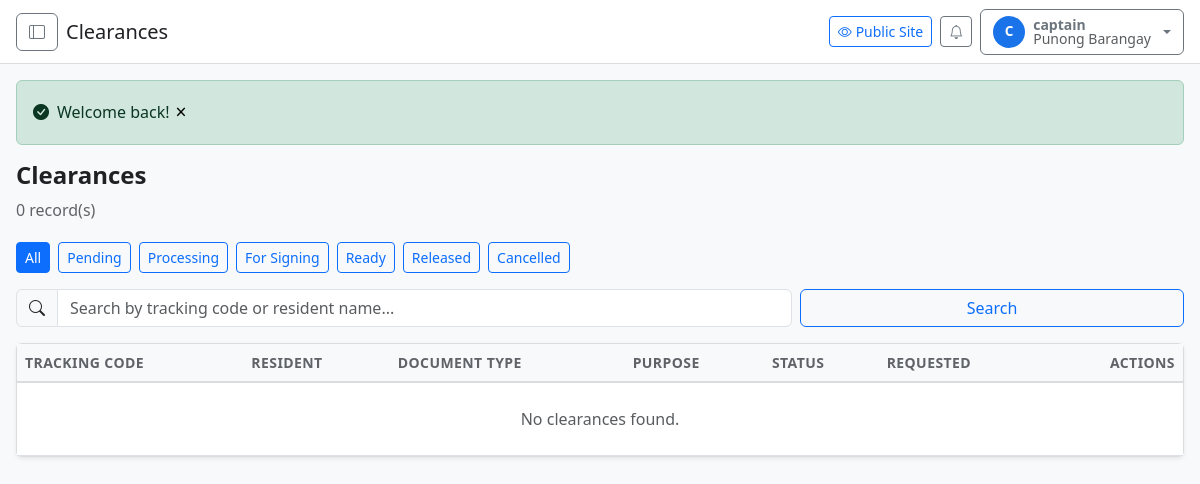
The app's page /admin/clearances (signed in) with its own data.
### tables this page shows
CREATE TABLE `users` (
  `id` INT UNSIGNED NOT NULL AUTO_INCREMENT,
  `username` VARCHAR(50) NOT NULL,
  `email` VARCHAR(150) NOT NULL,
  `password_hash` VARCHAR(255) NOT NULL,
  `first_name` VARCHAR(100) NULL DEFAULT NULL,
  `last_name` VARCHAR(100) NULL DEFAULT NULL,
  `role` ENUM('captain','kagawad','secretary','treasurer','bhw','tanod','census','sk_chair','resident') NOT NULL DEFAULT 'resident',
  `status` ENUM('active','inactive','suspended') NOT NULL DEFAULT 'active',
  `email_verified_at` TIMESTAMP NULL DEFAULT NULL,
  `last_login_at` TIMESTAMP NULL DEFAULT NULL,
  `remember_token` VARCHAR(100) NULL DEFAULT NULL,
  `created_at` TIMESTAMP NOT NULL DEFAULT CURRENT_TIMESTAMP,
  `updated_at` TIMESTAMP NOT NULL DEFAULT CURRENT_TIMESTAMP ON UPDATE CURRENT_TIMESTAMP,
  `deleted_at` TIMESTAMP NULL DEFAULT NULL,
  PRIMARY KEY (`id`),
  UNIQUE KEY `uk_users_username` (`username`),
  UNIQUE KEY `uk_users_email` (`email`),
  INDEX `idx_users_role` (`role`),
  INDEX `idx_users_status` (`status`)
);

### controllers/admin/ClearanceController.php (called while the page is built, shortened)
<?php
class ClearanceController extends \Controller {
    public function index() {
        $search = trim($_GET['q'] ?? '');
        $status = trim($_GET['status'] ?? '');
        $where = "WHERE dr.deleted_at IS NULL AND dt.category = 'clearance'";
        $params = [];
        $perPage = 20;
        $page = max(1, (int)($_GET['page'] ?? 1));
        $offset = ($page - 1) * $perPage;
        $countStmt = $this->db->prepare("
            SELECT COUNT(*) AS total
            FROM document_requests dr
            JOIN document_types dt ON dt.id = dr.document_type_id
            JOIN residents r ON r.id = dr.resident_id
            {$where}
        ");
        $countStmt->execute($params);
        $total = (int)$countStmt->fetch()['total'];
        $stmt = $this->db->prepare("
            SELECT dr.*, dt.name AS document_type_name, dt.fee,
                   CONCAT(r.first_name, ' ', IFNULL(CONCAT(r.middle_name, ' '), ''), r.last_name, IF(r.suffix IS NOT NULL AND r.suffix != '', CONCAT(' ', r.suffix), '')) AS resident_name,
                   r.phone AS resident_phone, r.email AS resident_email
            FROM document_requests dr
            JOIN document_types dt ON dt.id = dr.document_type_id
            JOIN residents r ON r.id = dr.resident_id
            {$where}
            ORDER BY dr.requested_at DESC
            LIMIT {$perPage} OFFSET {$offset}
        ");
        $stmt->execute($params);
        $clearances = $stmt->fetchAll();
        $totalPages = (int)ceil($total / $perPage);
        $this->viewAdmin('clearances/index', [
            'title' => 'Clearances',
            'clearances' => $clearances,
            'total' => $total,
            'page' => $page,
            'totalPages' => $totalPages,
            'search' => $search,
            'status' => $status,
        ]);
    }
}

### core/Router.php (called while the page is built, shortened)
<?php
class Router {
    private $routes = [];
    private $groupPrefix = '';
    private $groupMiddleware = [];
    public function group($prefix, $middleware, callable $callback) {
        $previousPrefix = $this->groupPrefix;
        $previousMiddleware = $this->groupMiddleware;
        $this->groupPrefix = $previousPrefix . $prefix;
        $this->groupMiddleware = array_merge($previousMiddleware, (array)$middleware);
        $this->groupPrefix = $previousPrefix;
        $this->groupMiddleware = $previousMiddleware;
    }
    private function addRoute($method, $path, $handler, $middleware) {
        $fullPath = $this->groupPrefix . '/' . ltrim($path, '/');
        $fullPath = '/' . trim($fullPath, '/');
        $this->routes[] = [
            'method' => $method,
            'path' => $fullPath,
            'handler' => $handler,
            'middleware' => array_merge($this->groupMiddleware, (array)$middleware),
        ];
    }
    public function dispatch($method, $url) {
        $path = parse_url($url, PHP_URL_PATH) ?: '/';
        $scriptName = $_SERVER['SCRIPT_NAME'] ?? '/index.php';
        $basePath = str_replace(basename($scriptName), '', $scriptName);
        $basePath = rtrim($basePath, '/');
        if ($basePath && str_starts_with($path, $basePath)) {
            $path = substr($path, strlen($basePath));
        }
        $path = '/' . trim($path, '/');
        foreach ($this->routes as $route) {
            if ($route['method'] !== $method) continue;
            $pattern = $this->buildPattern($route['path']);
            if (preg_match($pattern, $path, $matches)) {
                $params = array_filter($matches, 'is_string', ARRAY_FILTER_USE_KEY);
                return $this->callHandler($route['handler'], $params);
            }
        }
    }
    private function buildPattern($path) {
        $pattern = preg_replace('/\{(\w+)\}/', '(?P<$1>[^/]+)', $path);
        return '#^' . $pattern . '/?$#';
    }
    private function callHandler($handler, $params) {
        if (is_string($handler) && str_contains($handler, '@')) {
            [$controllerClass, $method] = explode('@', $handler);
            $controller = new $controllerClass();
            return call_user_func_array([$controller, $method], $params);
        }
        return call_user_func_array($handler, $params);
    }
}

### core/App.php (called while the page is built, shortened)
<?php
class App {
    private $router;
    public function __construct() {
        $this->router = new Router();
    }
    public function run() {
        $method = $_SERVER['REQUEST_METHOD'];
        $url = $_SERVER['REQUEST_URI'];
        $this->router->dispatch($method, $url);
    }
}

### index.php (called while the page is built, shortened)
<?php
require_once CORE_PATH . '/helpers.php';
require_once CORE_PATH . '/Session.php';
require_once CORE_PATH . '/Router.php';
require_once CORE_PATH . '/Database.php';
require_once CORE_PATH . '/Controller.php';
require_once CORE_PATH . '/Auth.php';
spl_autoload_register(function ($class) {
    $prefixes = [
        'Controllers\\' => CONTROLLERS_PATH,
        'Models\\' => MODELS_PATH,
        'Middleware\\' => ROOT_PATH . '/middleware',
    ];
    foreach ($prefixes as $prefix => $baseDir) {
        if (str_starts_with($class, $prefix)) {
            $relative = str_replace($prefix, '', $class);
            $file = $baseDir . '/' . str_replace('\\', '/', $relative) . '.php';
            return;
        }
    }
});
require_once CORE_PATH . '/App.php';
$app = new App();
$app->run();

### core/helpers.php (called while the page is built, shortened)
<?php
function e($value) {
    return htmlspecialchars($value ?? '', ENT_QUOTES, 'UTF-8');
}
function url($path = '') {
    $base = rtrim(dirname($_SERVER['SCRIPT_NAME']), '/');
    return $base . '/' . ltrim($path, '/');
}
function admin_url($path = '') {
    return url('admin/' . ltrim($path, '/'));
}
function asset($path) {
    return url('public/' . ltrim($path, '/'));
}
function flash($key, $message = null) {
    if ($message !== null) {
        $_SESSION['flash'][$key] = $message;
    } else {
        $msg = $_SESSION['flash'][$key] ?? null;
        return $msg;
    }
}

### core/Auth.php (called while the page is built, shortened)
<?php
class Auth {
    public static function user() {
        $db = Database::getInstance()->getConnection();
        $stmt = $db->prepare("SELECT * FROM users WHERE id = ? AND deleted_at IS NULL");
        $stmt->execute([Session::get('user_id')]);
        return $stmt->fetch();
    }
}

### core/Session.php (called while the page is built, shortened)
<?php
class Session {
    public static function get($key, $default = null) {
        return $_SESSION[$key] ?? $default;
    }
}

### core/Database.php (called while the page is built)
<?php
class Database {
    private static $instance = null;
    private $connection;
    private function __construct() {
        $config = require CONFIG_PATH . '/database.php';
        $dsn = "mysql:host={$config['host']};port={$config['port']};dbname={$config['database']};charset={$config['charset']}";
        $this->connection = new PDO($dsn, $config['username'], $config['password'], $config['options']);
    }
    public static function getInstance() {
        if (self::$instance === null) {
            self::$instance = new self();
        }
        return self::$instance;
    }
    public function getConnection() {
        return $this->connection;
    }
}

### config/database.php (called while the page is built)
<?php
return [
    'host' => 'localhost',
    'port' => '3306',
    'database' => 'bims',
    'username' => 'root',
    'password' => '',
    'charset' => 'utf8mb4',
    'collation' => 'utf8mb4_unicode_ci',
    'options' => [
        PDO::ATTR_ERRMODE => PDO::ERRMODE_EXCEPTION,
        PDO::ATTR_DEFAULT_FETCH_MODE => PDO::FETCH_ASSOC,
        PDO::ATTR_EMULATE_PREPARES => false,
    ],
];

### models/User.php (called while the page is built, shortened)
<?php
class User extends \Model {
    public function getRoleName($role) {
        $roles = [
            'captain' => 'Punong Barangay',
            'kagawad' => 'Barangay Kagawad',
            'secretary' => 'Barangay Secretary',
            'treasurer' => 'Barangay Treasurer',
            'bhw' => 'Barangay Health Worker',
            'tanod' => 'Barangay Tanod',
            'census' => 'Census Officer',
            'sk_chair' => 'SK Chairman',
            'resident' => 'Resident',
        ];
        return $roles[$role] ?? $role;
    }
}

### views/admin/layouts/main.php (the view, shortened to what this page needs)
<?php
$adminUser = \Auth::user();
$userModel = new \Models\User();
?>
<!DOCTYPE html>
<html lang="en" data-theme="light" data-font-scale="100">
<head>
    <link href="https://cdn.jsdelivr.net/npm/bootstrap@5.3.3/dist/css/bootstrap.min.css" rel="stylesheet">
    <link href="https://cdn.jsdelivr.net/npm/bootstrap-icons@1.11.3/font/bootstrap-icons.min.css" rel="stylesheet">
    <link rel="stylesheet" href="<?= asset('css/main.css') ?>">
    <link rel="stylesheet" href="<?= asset('css/admin.css') ?>">
    <link rel="stylesheet" href="<?= asset('css/accessibility.css') ?>" id="accessibility-css">
</head>
<body>
<div class="wrapper d-flex">
    <div class="content flex-grow-1 d-flex flex-column">
        <header class="admin-topbar d-flex align-items-center justify-content-between px-3 py-2">
            <div class="d-flex align-items-center gap-2">
                <button class="btn btn-outline-secondary d-none d-lg-inline-flex" data-bs-toggle="offcanvas" data-bs-target="#adminSidebar" aria-label="Toggle menu"><i class="bi bi-layout-sidebar"></i></button>
                <strong class="h5 mb-0"><?= e($title ?? 'Dashboard') ?></strong>
            </div>
            <div class="d-flex align-items-center gap-2">
                <a href="<?= url('') ?>" class="btn btn-outline-primary btn-sm"><i class="bi bi-eye me-1"></i>Public Site</a>
                <a href="<?= admin_url('notifications') ?>" class="btn btn-outline-secondary btn-sm position-relative" aria-label="Notifications"><i class="bi bi-bell"></i></a>
                <div class="dropdown">
                    <button class="btn btn-outline-secondary dropdown-toggle d-flex align-items-center gap-2" type="button"
                            data-bs-toggle="dropdown" aria-expanded="false">
                        <span class="avatar rounded-circle d-flex align-items-center justify-content-center"><?= e(strtoupper(mb_substr($adminUser['username'] ?? 'U', 0, 1))) ?></span>
                        <span class="d-none d-md-flex flex-column lh-1 text-start">
                            <span class="small fw-semibold"><?= e($adminUser['username'] ?? 'Admin') ?></span>
                            <span class="small text-muted"><?= e($userModel->getRoleName($adminUser['role'])) ?></span>
                        </span>
                    </button>
                </div>
            </div>
        </header>
        <main class="admin-content flex-grow-1 p-3">
            <?php if ($success = flash('success')): ?>
                <div class="alert alert-success d-flex align-items-center" role="alert"><i class="bi bi-check-circle-fill me-2"></i><div><?= e($success) ?></div></div>
            <?php endif; ?>
            <?= $content ?>
        </main>
    </div>
</div>
</body>
</html>

### public/css/main.css (style rules this page uses)
:root { --primary: #1a73e8; --primary-dark: #1557b0; --primary-light: #e8f0fe; --success: #1e8e3e; --warning: #f9ab00; --danger: #d93025; --text: #202124; --text-muted: #5f6368; --bg: #ffffff; --bg-alt: #f8f9fa; --border: #dadce0; --shadow: 0 1px 3px rgba(60,64,67,0.3); --shadow-lg: 0 4px 12px rgba(60,64,67,0.2); --font-base: 16px; --font-scale: 1; --bs-primary: #1a73e8; }
html { font-size: calc(var(--font-base) * var(--font-scale)); scroll-behavior: smooth; }
body { background: var(--bg); color: var(--text); min-height: 100vh; display: flex; flex-direction: column; }
.avatar { width: 32px; height: 32px; background: var(--primary); color: #fff; font-weight: 700; font-size: 0.85rem; }

### public/css/admin.css (style rules this page uses)
body { background: var(--bg-alt); }
.wrapper { min-height: 100vh; }
.admin-topbar { background: var(--bg); border-bottom: 1px solid var(--border); min-height: 64px; }
.admin-content { background: var(--bg-alt); min-height: calc(100vh - 64px); }

### records on screen
users: username "C", username "captain", role "Punong Barangay"

### other values on screen
$title "Clearances"
$success "Welcome back!"
$total "0"
$label "Pending"
$label "Processing"
$label "For Signing"
$label "Ready"
$label "Released"
$label "Cancelled"
